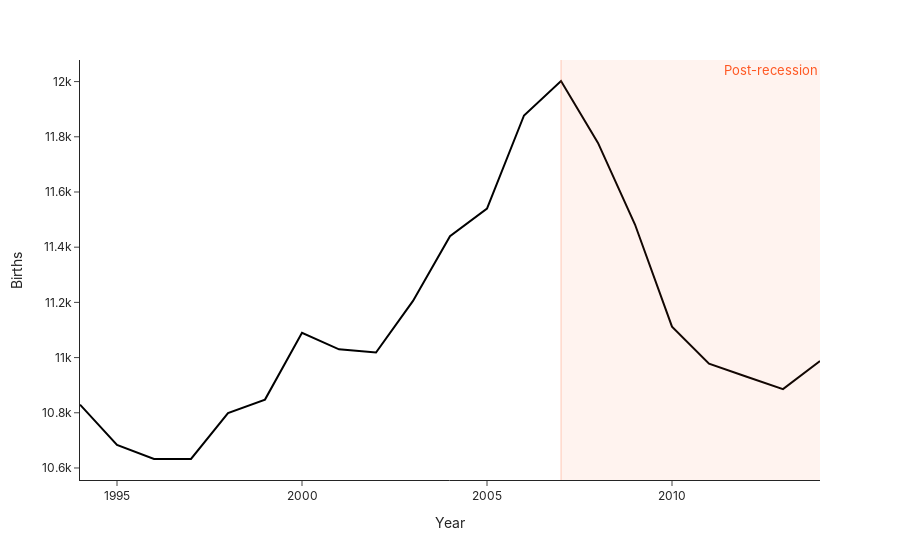

Source (notebook cell):
### Code cell
import plotly.express as px


fig = px.line(
    df_by_year,
    x='year',
    y='births',
    template='simple_white',
    labels={
        'births': 'Births',
        'year': 'Year',
    },
    height=400,
    color_discrete_sequence=['black']
)

fig.update_layout(
    font_family='Helvetica, Inter, Arial, sans-serif',
)

fig.add_vrect(
    x0=2007,
    x1=2014, 
    annotation_text="Post-recession",
    annotation_position="top right",
    annotation=dict(
        font_color='#FF5722',
        font_size=13
    ),
    fillcolor="#FF5722",
    opacity=0.07,
    line_width=0
)
fig.add_vline(x=2007, line_width=1, line_dash="solid", line_color="#FF5722")

fig.show()

### Figure 1 — Plotly figure (JSON) as saved in the notebook; plotly's stock layout.template omitted (floating-point values rounded to 4 significant figures)
{"data": [{"hovertemplate": "Year=%{x}<br>Births=%{y}<extra></extra>", "legendgroup": "", "line": {"color": "black", "dash": "solid"}, "marker": {"symbol": "circle"}, "mode": "lines", "name": "", "orientation": "v", "showlegend": false, "type": "scatter", "x": [1994, 1995, 1996, 1997, 1998, 1999, 2000, 2001, 2002, 2003, 2004, 2005, 2006, 2007, 2008, 2009, 2010, 2011, 2012, 2013, 2014], "xaxis": "x", "y": [10830.0, 10680.0, 10630.0, 10630.0, 10800.0, 10850.0, 11090.0, 11030.0, 11020.0, 11210.0, 11440.0, 11540.0, 11880.0, 12000.0, 11780.0, 11480.0, 11110.0, 10980.0, 10930.0, 10890.0, 10990.0], "yaxis": "y"}], "layout": {"annotations": [{"font": {"color": "#FF5722", "size": 13}, "showarrow": false, "text": "Post-recession", "x": 2014, "xanchor": "right", "xref": "x", "y": 1, "yanchor": "top", "yref": "y domain"}], "autosize": true, "font": {"family": "Helvetica, Inter, Arial, sans-serif"}, "legend": {"tracegroupgap": 0}, "margin": {"t": 60}, "shapes": [{"fillcolor": "#FF5722", "line": {"width": 0}, "opacity": 0.07, "type": "rect", "x0": 2007, "x1": 2014, "xref": "x", "y0": 0, "y1": 1, "yref": "y domain"}, {"line": {"color": "#FF5722", "dash": "solid", "width": 1}, "type": "line", "x0": 2007, "x1": 2007, "xref": "x", "y0": 0, "y1": 1, "yref": "y domain"}], "xaxis": {"anchor": "y", "autorange": true, "domain": [0, 1], "range": [1994, 2014], "title": {"text": "Year"}, "type": "linear"}, "yaxis": {"anchor": "x", "autorange": true, "domain": [0, 1], "range": [10560.0, 12080.0], "title": {"text": "Births"}, "type": "linear"}}}
